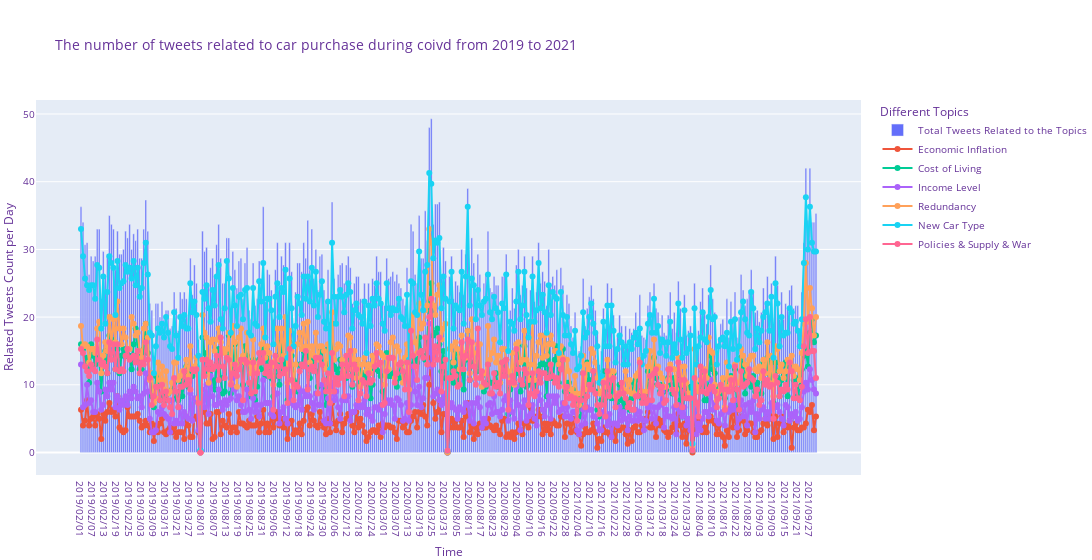

Write notebook code for a chart like this one.
### Code cell
colname=['date_all','value_all','economic_inflation','cost_of_living','income_level','redundancy','new_car','policy_war']
graph_df=pd.concat([date_all,value_all,value_economic_inflation,value_cost_of_living,value_income,value_redundancy,value_new_car,value_policy_war],keys=colname,axis=1)
graph_df=graph_df.set_index(graph_df['date_all'].dt.strftime("%Y/%m/%d")) 

fig = go.Figure()
fig.add_traces(go.Bar(x=graph_df.index,y=graph_df['value_all'],name='Total Tweets Related to the Topics'))
fig.add_trace(go.Scatter(x=graph_df.index,y=graph_df['economic_inflation'],name='Economic Inflation',mode='lines+markers'))
fig.add_trace(go.Scatter(x=graph_df.index,y=graph_df['cost_of_living'],name='Cost of Living',mode='lines+markers'))
fig.add_trace(go.Scatter(x=graph_df.index,y=graph_df['income_level'],name='Income Level',mode='lines+markers'))
fig.add_trace(go.Scatter(x=graph_df.index,y=graph_df['redundancy'],name='Redundancy',mode='lines+markers'))
fig.add_trace(go.Scatter(x=graph_df.index,y=graph_df['new_car'],name='New Car Type',mode='lines+markers'))
fig.add_trace(go.Scatter(x=graph_df.index,y=graph_df['policy_war'],name='Policies & Supply & War',mode='lines+markers'))
fig=fig.update_layout(
    title="The number of tweets related to car purchase during coivd from 2019 to 2021",
    xaxis_title="Time",
    yaxis_title="Related Tweets Count per Day",
    legend_title="Different Topics",
    font=dict(
        size=10,
        color="RebeccaPurple"
    ),
    width=1200,
    margin=go.Margin(
            l=0,
            r=0)
)
fig.show()

### Figure 1 — Plotly figure (JSON) as saved in the notebook; plotly's stock layout.template omitted (floating-point values rounded to 4 significant figures; data arrays with more than 128 entries replaced by an {"elided": "..."} marker saying what was removed)
{"data": [{"name": "Total Tweets Related to the Topics", "type": "bar", "x": {"elided": "364 str values"}, "y": {"elided": "364 float values"}}, {"mode": "lines+markers", "name": "Economic Inflation", "type": "scatter", "x": {"elided": "364 str values"}, "y": {"elided": "364 float values"}}, {"mode": "lines+markers", "name": "Cost of Living", "type": "scatter", "x": {"elided": "364 str values"}, "y": {"elided": "364 float values"}}, {"mode": "lines+markers", "name": "Income Level", "type": "scatter", "x": {"elided": "364 str values"}, "y": {"elided": "364 float values"}}, {"mode": "lines+markers", "name": "Redundancy", "type": "scatter", "x": {"elided": "364 str values"}, "y": {"elided": "364 float values"}}, {"mode": "lines+markers", "name": "New Car Type", "type": "scatter", "x": {"elided": "364 str values"}, "y": {"elided": "364 float values"}}, {"mode": "lines+markers", "name": "Policies & Supply & War", "type": "scatter", "x": {"elided": "364 str values"}, "y": {"elided": "364 float values"}}], "layout": {"font": {"color": "RebeccaPurple", "size": 10}, "legend": {"title": {"text": "Different Topics"}}, "margin": {"l": 0, "r": 0}, "title": {"text": "The number of tweets related to car purchase during coivd from 2019 to 2021"}, "width": 1200, "xaxis": {"title": {"text": "Time"}}, "yaxis": {"title": {"text": "Related Tweets Count per Day"}}}}
